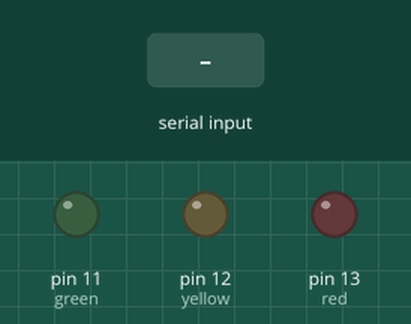
Recording of a sketch running on a simulated Arduino Uno, built with avr-gcc and run on an emulated ATmega328P. Parts: output pins drawn as LEDs (lit = HIGH). The inputs (shaded band) are chosen by the test bench.

Above: at 1.2 s.
1.3 s: "1" received over Serial
At 2.1 s:
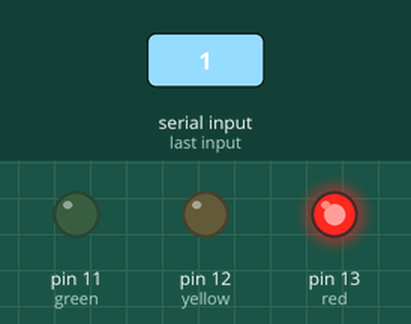
2.8 s: "2" received over Serial
At 3.2 s:
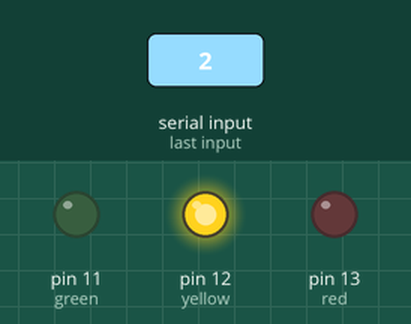
4.3 s: "3" received over Serial
At 5.5 s:
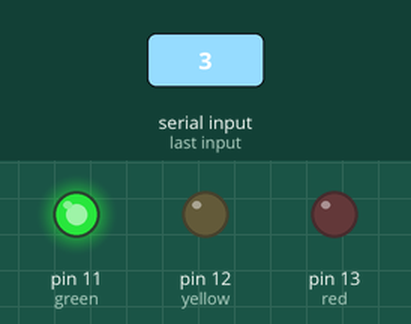
5.8 s: "0" received over Serial
At 6.7 s:
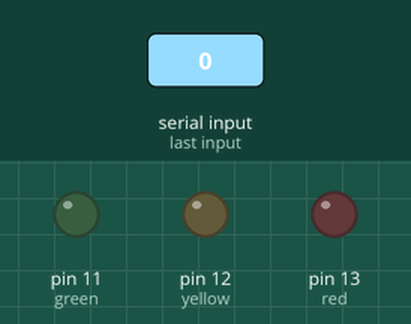
Timing chart, 0 to 8.3 s (numbered marks = the images above; inputs shaded):
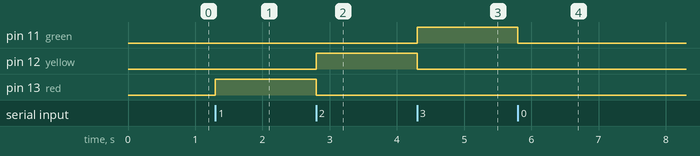

Measured:
- after the input at 1.3 s, pin 13 (red): LOW → HIGH at once
- after the input at 2.8 s, pin 12 (yellow): LOW → HIGH at once; pin 13 (red): HIGH → LOW at once
- after the input at 4.3 s, pin 11 (green): LOW → HIGH at once; pin 12 (yellow): HIGH → LOW at once
- after the input at 5.8 s, pin 11 (green): HIGH → LOW at once

The sketch:

SerialBuildMonitor.ino
```cpp
int red = 13;
int yellow = 12;
int green = 11;

void setup()
{
  pinMode(red, OUTPUT);
  pinMode(yellow, OUTPUT);
  pinMode(green, OUTPUT);
  Serial.begin(9600);
}

void loop()
{
  if(Serial.available())
  {
    int response = Serial.read();
    if (response == '1')
    {
      digitalWrite(red, HIGH);
      digitalWrite(yellow, LOW);
      digitalWrite(green, LOW);
    }
    else if (response == '2')
    {
      digitalWrite(red, LOW);
      digitalWrite(yellow, HIGH);
      digitalWrite(green, LOW);
    }
    else if (response == '3')
    {
      digitalWrite(red, LOW);
      digitalWrite(yellow, LOW);
      digitalWrite(green, HIGH);
    }
    else if (response == '0')
    {
      digitalWrite(red, LOW);
      digitalWrite(yellow, LOW);
      digitalWrite(green, LOW);
    }
  }
}
```
